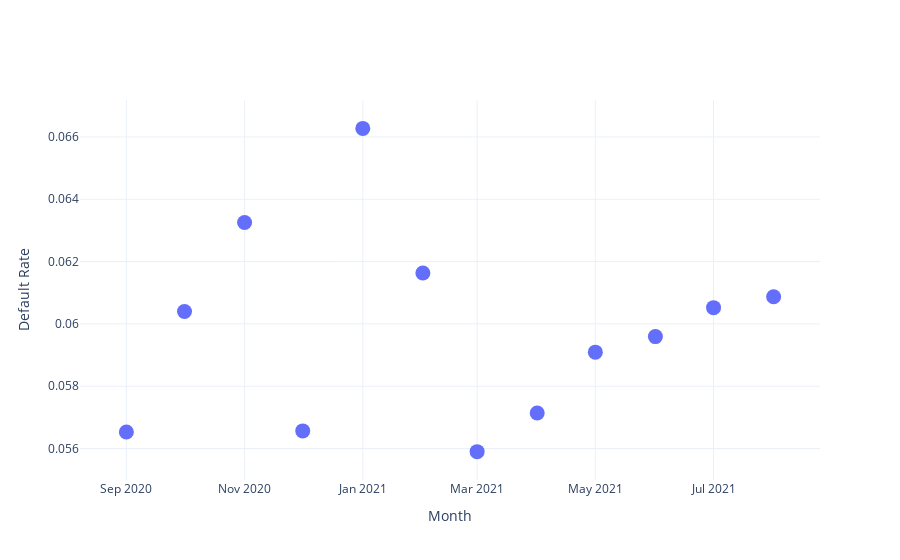

Notebook cell for this chart:
### Code cell
fig = go.Figure(
    go.Scatter(name=c, x=avg_lifetime_default.index, y=avg_lifetime_default, mode='markers',
                              marker=dict(size=15))
)

fig.update_layout(xaxis=dict(title='Month'), yaxis=dict(title='Default Rate'))
fig.show()

### Figure 1 — Plotly figure (JSON) as saved in the notebook; plotly's stock layout.template omitted (floating-point values rounded to 4 significant figures)
{"data": [{"marker": {"size": 15}, "mode": "markers", "name": "2021-08", "type": "scatter", "x": ["2020-09", "2020-10", "2020-11", "2020-12", "2021-01", "2021-02", "2021-03", "2021-04", "2021-05", "2021-06", "2021-07", "2021-08"], "y": [0.05653, 0.0604, 0.06325, 0.05657, 0.06627, 0.06163, 0.0559, 0.05714, 0.05909, 0.05959, 0.06052, 0.06087]}], "layout": {"xaxis": {"title": {"text": "Month"}}, "yaxis": {"title": {"text": "Default Rate"}}}}
